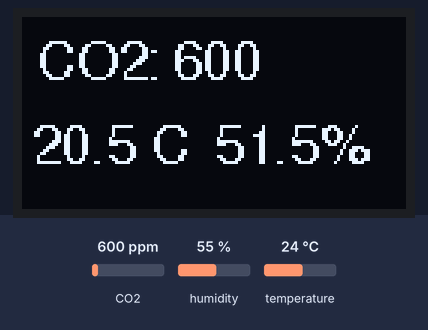
Simulated run of this sketch. Board: ESP32. On the bench: 128×64 one-colour display. The inputs (shaded band) are chosen by the test bench; at power-on: CO2 600 ppm, humidity 55 %, temperature 24 °C. What the sketch prints to the serial monitor is not drawn.

Above: at 2.5 s.

The sketch:

XIAO_PR2040_SCD30_SSD1306.ino
```cpp
#include <Wire.h>
//Adarfuitの画像描写ライブラリー
#include <Adafruit_GFX.h>
//AdarfuitのSSD1306用ライブラリー
#include <Adafruit_SSD1306.h>
const int SCREEN_WIDTH = 128;     //ディスプレイのサイズ指定
const int SCREEN_HEIGHT = 64;     //ディスプレイのサイズ指定
const int SCREEN_ADDRESS = 0x3C;  //I2Cのアドレス指定
Adafruit_SSD1306 disply( SCREEN_WIDTH, SCREEN_HEIGHT, &Wire);  //ディスプレイ制御用のインスタンスを作成。この時にデイスプレのサイズを渡す。
//Font
#include "/Users/shigu/Library/CloudStorage/Dropbox/Arduino_inDropbox/libraries/Adafruit_GFX_Library/Fonts/FreeSans9pt7b.h"

// SCD30ライブラリ
#include "SparkFun_SCD30_Arduino_Library.h"
#define RHandT_SensorOffset -3.5
SCD30 airSensor;

void setup() {
  Serial.begin(115200);
  delay(1400);

  Serial.println("SCD30 Sensor Test Program");
  Wire.begin();

  if (airSensor.begin() == false) {
    Serial.println("Air sensor not detected. Please check wiring. Freezing...");
    while (1)
      ;
  }
  // FRC　強制リキャリブレーション　
  //　他のCO2計の値をいれて、1度リキャリブレーション
  // airSensor.setForcedRecalibrationFactor(1100);

  disply.begin( SSD1306_SWITCHCAPVCC, SCREEN_ADDRESS );      //ディスプレイを初期化。この時にI2Cアドレスを渡す。
  disply.clearDisplay();       //画面描写エリアを削除。
  disply.display();            //画面描写エリアをディスプレイに転送。ここで全画面を削除。
  disply.setFont( &FreeSans9pt7b );
  delay( 1000 );                //1秒待機
}

uint16_t co2;
float temp,hum;
unsigned int uiCun= 0;
void loop() {
  // SCD30からデータを読み出せる場合には
  if (airSensor.dataAvailable()) {
    co2 = airSensor.getCO2();
    temp = airSensor.getTemperature() + RHandT_SensorOffset;
    hum = airSensor.getHumidity()  + RHandT_SensorOffset;
    //シリアルモニタ出力
    if ( uiCun == 0 ) Serial.printf("co2(ppm):%d,temp(C):%.1f,humidity(%):%.1f\n",co2,temp,hum);

    //液晶出力
    disply.clearDisplay();
    disply.setTextColor( SSD1306_WHITE, SSD1306_BLACK );

    disply.setCursor(0,20);             // Start at top-left corner
    disply.print(F(" CO2:") );
    disply.setCursor(50, 20);
    disply.print((co2));

    disply.setCursor(3,48);             // Start at top-left corner
    disply.print((temp), 1);
    disply.print(F(" C") );

    disply.setCursor(64, 48);
    disply.print((hum), 1);
    disply.print(F("%") );

    disply.display();            //上記で設定したprint()をディスプレイに転送し表示する。
  }
  else
    Serial.print(".");

  delay(30000);
  uiCun ++;
  if ( uiCun > 60 ) uiCun = 0;
}
```
